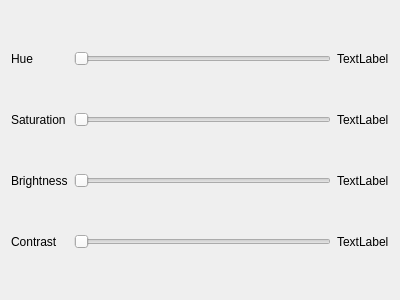
<?xml version="1.0" encoding="UTF-8"?>
<ui version="4.0">
 <class>VisualTab</class>
 <widget class="QWidget" name="VisualTab">
  <property name="geometry">
   <rect>
    <x>0</x>
    <y>0</y>
    <width>400</width>
    <height>300</height>
   </rect>
  </property>
  <property name="windowTitle">
   <string>Form</string>
  </property>
  <layout class="QGridLayout" name="gridLayout">
   <item row="3" column="0">
    <widget class="QLabel" name="label_2">
     <property name="text">
      <string>Contrast</string>
     </property>
    </widget>
   </item>
   <item row="1" column="1">
    <widget class="QSlider" name="saturationSlider">
     <property name="maximum">
      <number>100</number>
     </property>
     <property name="orientation">
      <enum>Qt::Horizontal</enum>
     </property>
    </widget>
   </item>
   <item row="0" column="1">
    <widget class="QSlider" name="hueSlider">
     <property name="maximum">
      <number>359</number>
     </property>
     <property name="orientation">
      <enum>Qt::Horizontal</enum>
     </property>
    </widget>
   </item>
   <item row="2" column="1">
    <widget class="QSlider" name="brightnessSlider">
     <property name="maximum">
      <number>100</number>
     </property>
     <property name="orientation">
      <enum>Qt::Horizontal</enum>
     </property>
    </widget>
   </item>
   <item row="3" column="1">
    <widget class="QSlider" name="contrastSlider">
     <property name="maximum">
      <number>100</number>
     </property>
     <property name="orientation">
      <enum>Qt::Horizontal</enum>
     </property>
    </widget>
   </item>
   <item row="0" column="2">
    <widget class="QLabel" name="hueLabel">
     <property name="text">
      <string>TextLabel</string>
     </property>
    </widget>
   </item>
   <item row="0" column="0">
    <widget class="QLabel" name="label_3">
     <property name="text">
      <string>Hue</string>
     </property>
    </widget>
   </item>
   <item row="2" column="2">
    <widget class="QLabel" name="brightnessLabel">
     <property name="text">
      <string>TextLabel</string>
     </property>
    </widget>
   </item>
   <item row="1" column="0">
    <widget class="QLabel" name="label_4">
     <property name="text">
      <string>Saturation</string>
     </property>
    </widget>
   </item>
   <item row="2" column="0">
    <widget class="QLabel" name="label">
     <property name="text">
      <string>Brightness</string>
     </property>
    </widget>
   </item>
   <item row="1" column="2">
    <widget class="QLabel" name="saturationLabel">
     <property name="text">
      <string>TextLabel</string>
     </property>
    </widget>
   </item>
   <item row="3" column="2">
    <widget class="QLabel" name="contrastLabel">
     <property name="text">
      <string>TextLabel</string>
     </property>
    </widget>
   </item>
  </layout>
 </widget>
 <resources/>
 <connections/>
</ui>
